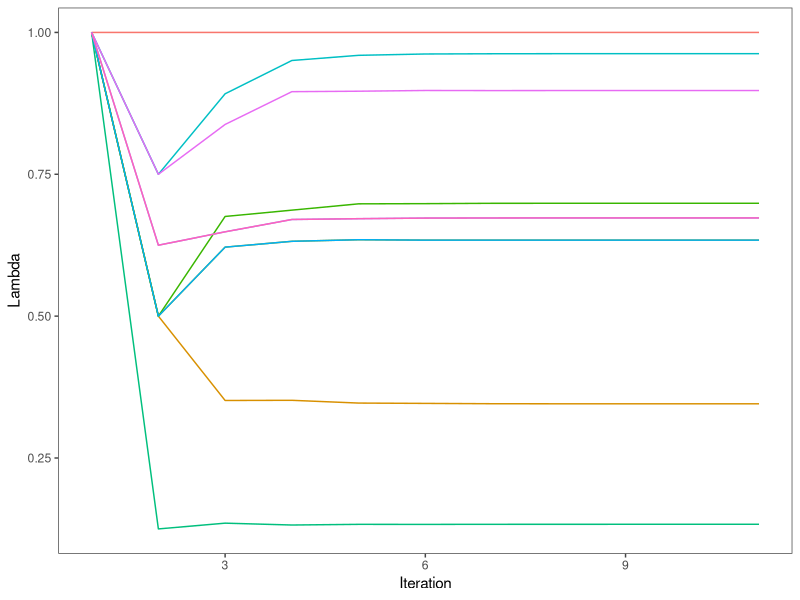
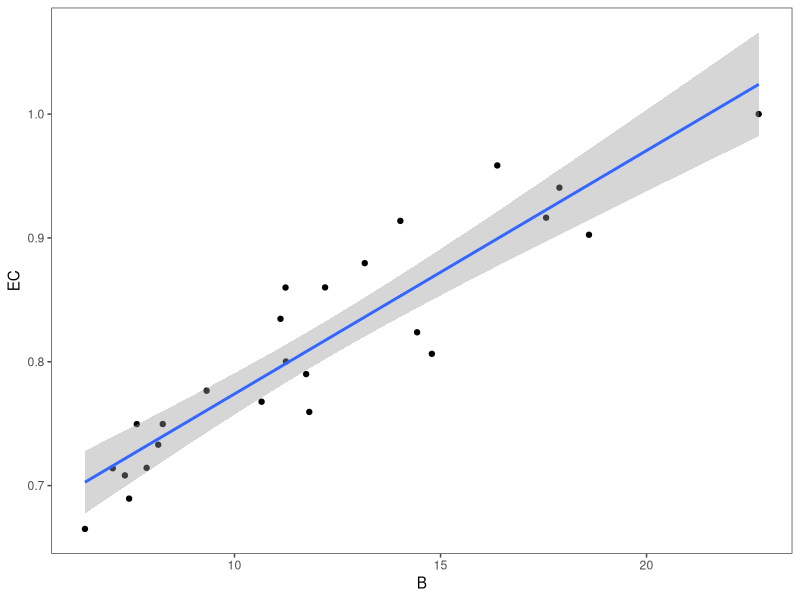

R code for these plots, in order:
## ---- chunk 1
library(tidyverse)
library(igraph)
knitr::opts_chunk$set(cache = T, warning = F,message = F, echo= T)
theme_set(egg::theme_article())
## ---- chunk 2
A = runif(100) |> round() |> matrix(nrow = 10)
lambda = rep(1,10) |> matrix(nrow = 1)
lambdas = matrix(ncol = 10, nrow = 11)
lambdas[1,] = lambda
for (i in 1:10){lambda = lambda %*% A;lambda=1/max(lambda)*lambda;lambdas[i+1,] = lambda}
lambdas |> 
  as_tibble(rownames = 'iteration') |> 
  mutate(iteration = as.numeric(iteration)) |> 
  pivot_longer(V1:V10) |> 
  ggplot(aes(x = iteration, y = value, color = name, group = name))+
  geom_line(show.legend = F)+
  labs(x= "Iteration", y= "Lambda")
## ---- chunk 3
actors = 25
A = runif(actors^2) |> round() |> matrix(nrow = actors)
diag(A) = 0
net = graph_from_adjacency_matrix(A)
tibble(B = betweenness(net),
EC = eigen_centrality(net)$vector) |> ggplot(aes(B,EC))+geom_point() + geom_smooth(method = 'lm')
## ---- chunk 4
install.packages("sf")
